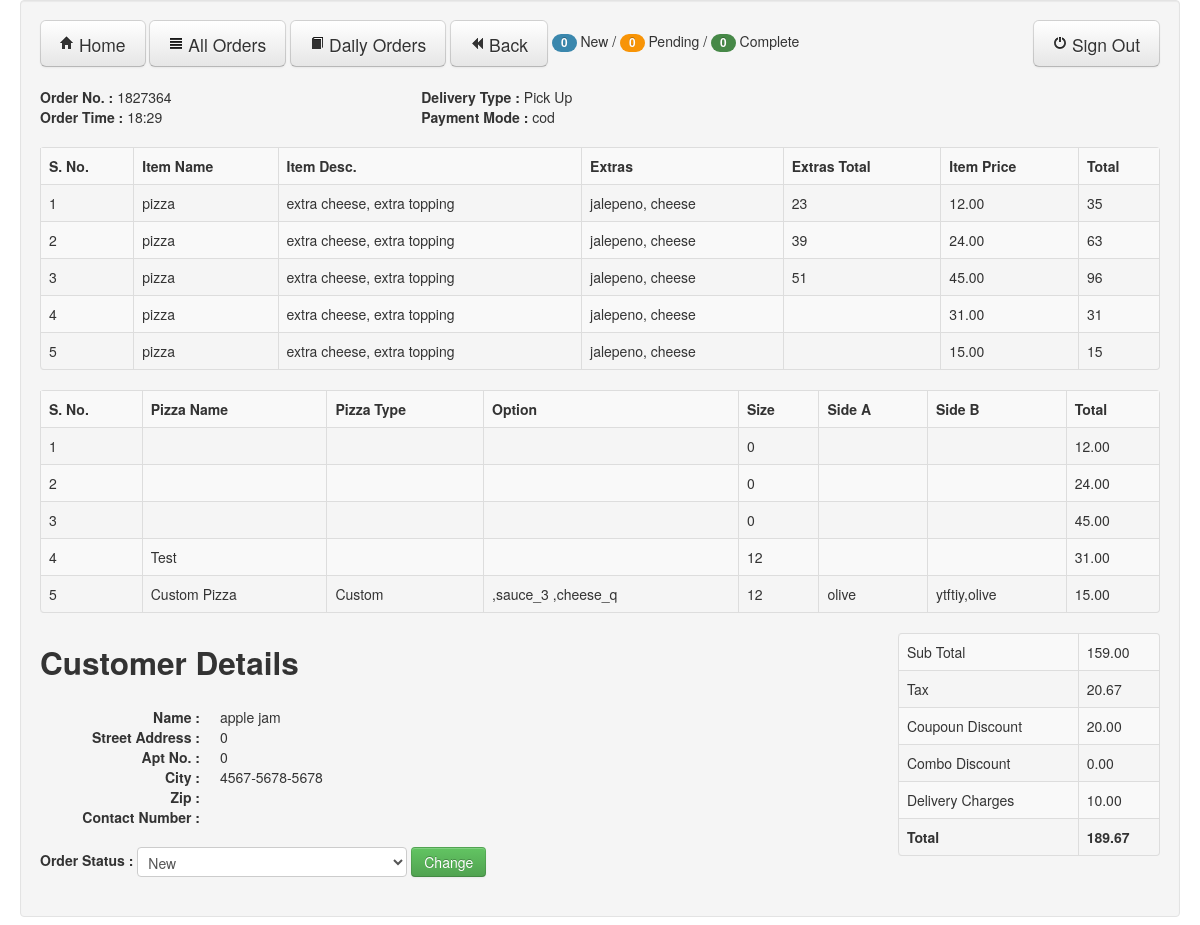
Screenshot of /adminOrderDetails.php?url_mainorder_id=1827364&url_user_id=11&url_status_id=enable (signed in) with the database file from the repository.
### tables this page shows
CREATE TABLE IF NOT EXISTS `orders` (
  `mainorder_id` int(15) NOT NULL,
  `ip_address` varchar(255) NOT NULL,
  `session_id` varchar(255) NOT NULL,
  `order_date` date NOT NULL,
  `order_time` timestamp NOT NULL DEFAULT CURRENT_TIMESTAMP ON UPDATE CURRENT_TIMESTAMP,
  `time_mode` text NOT NULL,
  `status_deliver` text NOT NULL,
  `status_pickup` text NOT NULL,
  `status_dineup` text NOT NULL,
  `first_name` text NOT NULL,
  `last_name` text NOT NULL,
  `email` varchar(255) NOT NULL,
  `phone` varchar(255) NOT NULL,
  `add1` varchar(255) NOT NULL,
  `apt_no` int(11) NOT NULL,
  `city` varchar(255) NOT NULL,
  `zip` int(11) NOT NULL,
  `userid` int(11) NOT NULL,
  `status` varchar(255) NOT NULL,
  `dlinedate` varchar(45) NOT NULL,
  `dlinetime` varchar(25) NOT NULL,
  `appar_avail` varchar(12) NOT NULL,
  `subtotal` decimal(11,2) NOT NULL,
  `combo_dis` decimal(11,2) NOT NULL,
  `guest_id` int(11) NOT NULL,
  `user_id` int(11) NOT NULL,
  `order_total` decimal(11,2) NOT NULL,
  `coupon_discount` decimal(11,2) NOT NULL,
  `tax` decimal(11,2) NOT NULL,
  `delivery_charge` decimal(11,2) NOT NULL,
  `order_status` int(11) NOT NULL,
  `payment_mode` varchar(12) NOT NULL,
  PRIMARY KEY (`mainorder_id`)
);

CREATE TABLE IF NOT EXISTS `cart_order_items` (
  `temp_order_id` int(11) NOT NULL AUTO_INCREMENT,
  `order_id` int(11) NOT NULL,
  `session_id` varchar(255) NOT NULL,
  `item_id` int(11) NOT NULL,
  `selected_options` varchar(255) NOT NULL,
  `extra_items` varchar(255) NOT NULL,
  `extra_price` varchar(255) NOT NULL,
  `pizzaname` varchar(255) NOT NULL,
  `size` int(11) NOT NULL,
  `price` decimal(11,2) NOT NULL,
  `pizzatype` varchar(255) NOT NULL,
  `crusttype` varchar(255) NOT NULL,
  `option` varchar(255) NOT NULL,
  `toppingsideA` varchar(255) NOT NULL,
  `toppingsideB` varchar(255) NOT NULL,
  `userid` int(11) NOT NULL,
  `status` varchar(255) NOT NULL,
  `pizzaid` int(11) NOT NULL,
  `item_name` varchar(255) DEFAULT NULL,
  `selected_options_name` varchar(255) DEFAULT NULL,
  `extra_items_name` varchar(255) DEFAULT NULL,
  PRIMARY KEY (`temp_order_id`)
);

### adminOrderDetails.php (the view, shortened to what this page needs)
<?php require_once('Connections/online_order.php'); ?>
<?php
$logoutAction = $_SERVER['PHP_SELF']."?doLogout=true";
if ((isset($_SERVER['QUERY_STRING'])) && ($_SERVER['QUERY_STRING'] != "")){
  $logoutAction .="&". htmlentities($_SERVER['QUERY_STRING']);
}
?>
<?php
if (!function_exists("GetSQLValueString")) {
function GetSQLValueString($theValue, $theType, $theDefinedValue = "", $theNotDefinedValue = "")
{
  $theValue = function_exists("mysql_real_escape_string") ? mysql_real_escape_string($theValue) : mysql_escape_string($theValue);
  switch ($theType) {
    case "long":
    case "int":
      $theValue = ($theValue != "") ? intval($theValue) : "NULL";
      break;
  }
  return $theValue;
}
}
$colname_rsUserInfo = "-1";
if (isset($_GET['url_user_id'])) {
  $colname_rsUserInfo = $_GET['url_user_id'];
}
$colname_rsOrderDetails = "-1";
if (isset($_GET['url_mainorder_id'])) {
  $colname_rsOrderDetails = $_GET['url_mainorder_id'];
}
$colname_Status = "-1";
if (isset($_GET['url_status_id'])) {
  $colname_Status = $_GET['url_status_id'];
}
$query_rsUserInfo = sprintf("SELECT * FROM orders WHERE userid = %s AND status ='%s' AND mainorder_id = %s" , GetSQLValueString($colname_rsUserInfo, "int"), $colname_Status, GetSQLValueString($colname_rsOrderDetails, "int"));
$rsUserInfo = mysql_query($query_rsUserInfo, $online_order) or die(mysql_error());
$row_rsUserInfo = mysql_fetch_assoc($rsUserInfo);
$query_rsOrderDetails = sprintf("SELECT * FROM cart_order_items WHERE order_id = %s", GetSQLValueString($colname_rsOrderDetails, "int"));
$rsOrderDetails = mysql_query($query_rsOrderDetails, $online_order) or die(mysql_error());
$row_rsOrderDetails = mysql_fetch_assoc($rsOrderDetails);
$query_rsOrderStatus = sprintf("SELECT * FROM order_updt_status WHERE status = '%s' AND userid = %s AND mainorder_id = %s",$colname_Status,GetSQLValueString($colname_rsUserInfo, "int"),$colname_rsOrderDetails);
$rsOrderStatus = mysql_query($query_rsOrderStatus, $online_order) or die(mysql_error());
$row_orderStatus = mysql_fetch_assoc($rsOrderStatus);
$update_status = $row_orderStatus['update_status'];
$query_newOrder = sprintf("SELECT * FROM order_updt_status WHERE update_status = 1 AND status='$colname_Status' AND userid = %s",GetSQLValueString($colname_rsUserInfo, "int") );
$query_pendingOrder = sprintf("SELECT * FROM order_updt_status WHERE update_status = 2 AND status='$colname_Status' AND userid = %s",GetSQLValueString($colname_rsUserInfo, "int") );
$query_completeOrder = sprintf("SELECT * FROM order_updt_status WHERE update_status = 3 AND status='$colname_Status' AND userid = %s",GetSQLValueString($colname_rsUserInfo, "int") );
$count_newOrder = mysql_query($query_newOrder, $online_order) or die(mysql_error());
$count_pendingOrder = mysql_query($query_pendingOrder, $online_order) or die(mysql_error());
$count_completeOrder = mysql_query($query_completeOrder, $online_order) or die(mysql_error());
$totalRows_newOrder = mysql_num_rows($count_newOrder);
$totalRows_pendingOrder = mysql_num_rows($count_pendingOrder);
$totalRows_completeOrder = mysql_num_rows($count_completeOrder);
$query_rsPizzaDetails = sprintf("SELECT * FROM cart_order_items WHERE order_id = %s AND item_name='pizza'", $colname_rsOrderDetails);
$rsPizzaDetails = mysql_query($query_rsPizzaDetails, $online_order) or die(mysql_error());
$row_rsPizzaDetails = mysql_fetch_assoc($rsPizzaDetails);
?>
<!DOCTYPE html>
<html>
<head>
  <link href="css/bootstrap.min.css" rel="stylesheet" media="screen">
    </head>
    <body>
      <div class="container-fluid">
        <div class="row-fluid">
          <div class="well">
<div class="row-fluid">
<a href="adminHome.php" class="btn btn-large" type="button"><i class="icon-home"> </i> Home</a>
<a href="adminSearchOrder.php" class="btn btn-large " type="button"><i class="icon-align-justify"> </i> All Orders</a>
<a href="adminSearchOrder.php?url_daily_search=1" class="btn btn-large" type="button"><i class="icon-book"> </i> Daily Orders</a>
<a href="adminSearchOrder.php" class="btn btn-large" type="button"><i class="icon-backward"> </i> Back</a>
         <span class="badge badge-info"><?php echo $totalRows_newOrder; ?></span> New /
         <span class="badge badge-warning"><?php echo $totalRows_pendingOrder; ?></span> Pending /
         <span class="badge badge-success"><?php echo $totalRows_completeOrder; ?></span> Complete
        <a href="<?php echo $logoutAction ?>">
        <button class="btn btn-large pull-right" type="button"><i class="icon-off"> </i> Sign Out</button>
        </a>
</div>
          <br>
          <div class="row-fluid">
            <div class="span4">
             <strong> Order No. : </strong>
              <?php echo $row_rsUserInfo['mainorder_id']; ?>
              <br>
             <strong> Order Time :</strong>
               <?php echo substr($row_rsUserInfo['order_time'],11,5); ?>
            </div>
            <div class="span4">
             <strong> Delivery Type :</strong>
                                    <?php
        if($row_rsUserInfo['status_pickup'] == "yes")
          echo "Pick Up";
         ?>
              <br>
             <strong> Payment Mode :</strong>
               <?php echo $row_rsUserInfo['payment_mode']; ?>
            </div>
          </div>
          <br>
          <table class="table table-striped table-bordered">
            <tr>
              <th>S. No.</th>
              <th>Item Name</th>
              <th>Item Desc.</th>
              <th>Extras</th>
              <th>Extras Total</th>
              <th>Item Price</th>
              <th>Total</th>
            </tr>
            <?php $i = 1; do { ?>
  <tr>
    <td><?php echo $i++; ?></td>
    <td><?php echo $row_rsOrderDetails['item_name']; ?></td>
    <td><?php echo $row_rsOrderDetails['selected_options_name']; ?></td>
    <td><?php echo $row_rsOrderDetails['extra_items_name']; ?></td>
    <td><?php echo $row_rsOrderDetails['extra_price']; ?></td>
    <td><?php echo $row_rsOrderDetails['price']; ?></td>
    <td><?php echo $row_rsOrderDetails['price']+$row_rsOrderDetails['extra_price']; ?></td>
  </tr>
  <?php } while ($row_rsOrderDetails = mysql_fetch_assoc($rsOrderDetails)); ?>
          </table>
                      <table class="table table-striped table-bordered">
              <tr>
              <th>S. No.</th>
                <th>Pizza Name</th>
                <th>Pizza Type</th>
                <th>Option</th>
                <th>Size</th>
                <th>Side A</th>
                <th>Side B</th>
                <th>Total</th>
              </tr>
              <?php $i = 1; do { ?>
              <tr>
              <td><?php echo $i++; ?></td>
                <td><?php echo $row_rsPizzaDetails['pizzaname']; ?></td>
                <td><?php echo $row_rsPizzaDetails['pizzatype']; ?></td>
                <td><?php echo $row_rsPizzaDetails['option']; ?></td>
                <td><?php echo $row_rsPizzaDetails['size']; ?></td>
                <td><?php echo $row_rsPizzaDetails['toppingsideA']; ?></td>
                <td><?php echo $row_rsPizzaDetails['toppingsideB']; ?></td>
                <td><?php echo $row_rsPizzaDetails['price']; ?></td>
              </tr>
               <?php } while ($row_rsPizzaDetails = mysql_fetch_assoc($rsPizzaDetails)); ?>
            </table>
<div class="row-fluid">
<div class="span8"
          <br>
          <h2>Customer Details</h2>
          <div class="row-fluid">
            <div class="span6">
            <dl class="dl-horizontal">
              <dt>Name :</dt>
              <dd><?php echo $row_rsUserInfo['first_name'] . " " . $row_rsUserInfo['last_name']; ?></dd>
              <dt>Street Address :</dt>
              <dt>Apt No. :</dt>
              <dd><?php echo $row_rsUserInfo['apt_no']; ?></dd>
              <dt>City :</dt>
              <dt>Zip :</dt>
              <dd><?php echo $row_rsUserInfo['zip']; ?></dd>
              <dt>Contact Number :</dt>
              <dd><?php echo $row_rsUserInfo['phone']; ?></dd>
            </dl>
            </div>
          </div>
<form class="form-inline" method="adminOrderDetails.php">
<fieldset>
  <label class="control-label"><strong>Order Status : </strong></label>
    <select id="orderStatus" name="orderStatus" class="input-xlarge">
      <option value="1" <?php if($update_status == 1) echo "selected"; ?>>New</option>
    </select>
<input id="orderChange" name="orderChange" class="btn btn-success" type="submit" value="Change">
</fieldset>
</form>
</div>
<div class="span3 pull-right">
  <table class="table table-bordered table-striped table-hover">
  <tr>
    <td>Sub Total</td>
    <td><?php echo $row_rsUserInfo['subtotal']; ?></td>
  </tr>
  <tr>
    <td>Tax</td>
    <td><?php echo $row_rsUserInfo['tax']; ?></td>
  </tr>
  <tr>
    <td>Coupoun Discount</td>
    <td><?php echo $row_rsUserInfo['coupon_discount']; ?></td>
  </tr>
  <tr>
    <td>Combo Discount</td>
    <td><?php echo $row_rsUserInfo['combo_dis']; ?></td>
  </tr>
  <tr>
    <td>Delivery Charges</td>
    <td><?php echo $row_rsUserInfo['delivery_charge']; ?></td>
  </tr>
  <tr>
    <td><strong>Total</strong></td>
    <td><strong><?php echo $row_rsUserInfo['order_total']; ?></strong></td>
  </tr>
  </table>
</div>
</div>
        </div>
      </div>
    </div>
  </body>
  </html>

### rows the page displays
orders: mainorder_id "1827364", order_time "18:29", payment_mode "cod", first_name "apple", last_name "jam", apt_no "0", zip "0", phone "4567-5678-5678", subtotal "159.00", tax "20.67", coupon_discount "20.00", combo_dis "0.00", delivery_charge "10.00", order_total "189.67"
cart_order_items: item_name "pizza", selected_options_name "extra cheese, extra topping", extra_items_name "jalepeno, cheese", extra_price "23", price "12.00", $row_rsOrderDetails['price']+$row_rsOrderDetails['extra_price'] "35", size "0"
cart_order_items: item_name "pizza", selected_options_name "extra cheese, extra topping", extra_items_name "jalepeno, cheese", extra_price "39", price "24.00", $row_rsOrderDetails['price']+$row_rsOrderDetails['extra_price'] "63", size "0"
cart_order_items: item_name "pizza", selected_options_name "extra cheese, extra topping", extra_items_name "jalepeno, cheese", extra_price "51", price "45.00", $row_rsOrderDetails['price']+$row_rsOrderDetails['extra_price'] "96", size "0"
cart_order_items: item_name "pizza", selected_options_name "extra cheese, extra topping", extra_items_name "jalepeno, cheese", price "31.00", $row_rsOrderDetails['price']+$row_rsOrderDetails['extra_price'] "31", pizzaname "Test", size "12"
cart_order_items: item_name "pizza", selected_options_name "extra cheese, extra topping", extra_items_name "jalepeno, cheese", price "15.00", $row_rsOrderDetails['price']+$row_rsOrderDetails['extra_price'] "15", pizzaname "Custom Pizza", pizzatype "Custom", option ",sauce_3 ,cheese_q", size "12", toppingsideA "olive", toppingsideB "ytftiy,olive"

### other values shown
$totalRows_newOrder "0"
$totalRows_pendingOrder "0"
$totalRows_completeOrder "0"
